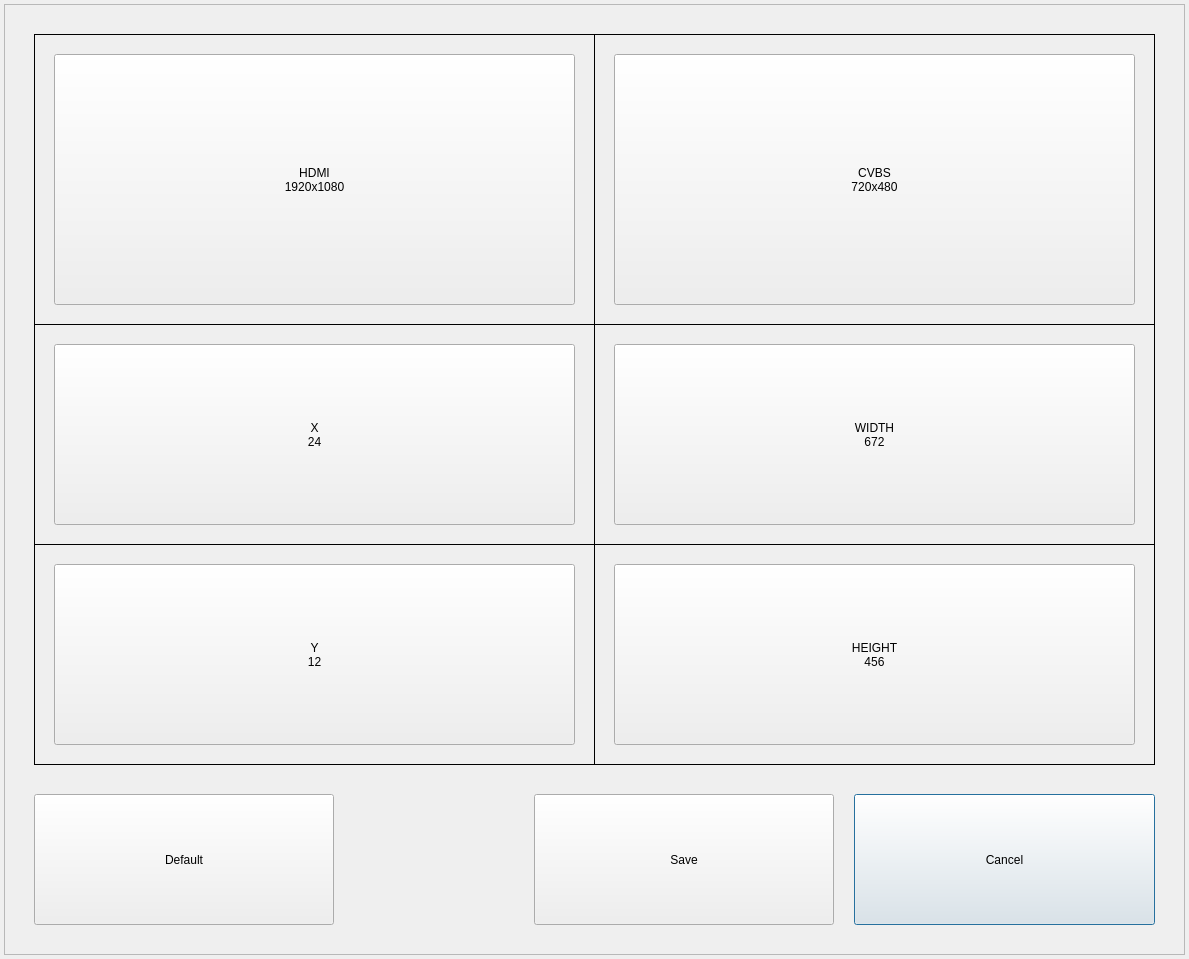
<?xml version="1.0" encoding="UTF-8"?>
<ui version="4.0">
 <class>VideoOutputDialog1080p</class>
 <widget class="QDialog" name="VideoOutputDialog1080p">
  <property name="geometry">
   <rect>
    <x>0</x>
    <y>0</y>
    <width>1189</width>
    <height>959</height>
   </rect>
  </property>
  <property name="windowTitle">
   <string>VIDEO OUTPUT PROPERTY</string>
  </property>
  <widget class="QFrame" name="frame">
   <property name="geometry">
    <rect>
     <x>4</x>
     <y>4</y>
     <width>1181</width>
     <height>951</height>
    </rect>
   </property>
   <property name="frameShape">
    <enum>QFrame::StyledPanel</enum>
   </property>
   <property name="frameShadow">
    <enum>QFrame::Raised</enum>
   </property>
   <widget class="QPushButton" name="buttonClose">
    <property name="geometry">
     <rect>
      <x>850</x>
      <y>790</y>
      <width>301</width>
      <height>131</height>
     </rect>
    </property>
    <property name="text">
     <string>Cancel</string>
    </property>
   </widget>
   <widget class="QPushButton" name="buttonSave">
    <property name="geometry">
     <rect>
      <x>530</x>
      <y>790</y>
      <width>300</width>
      <height>131</height>
     </rect>
    </property>
    <property name="text">
     <string>Save</string>
    </property>
   </widget>
   <widget class="QLabel" name="label">
    <property name="geometry">
     <rect>
      <x>30</x>
      <y>30</y>
      <width>561</width>
      <height>291</height>
     </rect>
    </property>
    <property name="frameShape">
     <enum>QFrame::Box</enum>
    </property>
    <property name="text">
     <string/>
    </property>
   </widget>
   <widget class="QLabel" name="label2">
    <property name="geometry">
     <rect>
      <x>590</x>
      <y>30</y>
      <width>561</width>
      <height>291</height>
     </rect>
    </property>
    <property name="frameShape">
     <enum>QFrame::Box</enum>
    </property>
    <property name="text">
     <string/>
    </property>
   </widget>
   <widget class="QPushButton" name="buttonHdmi">
    <property name="geometry">
     <rect>
      <x>50</x>
      <y>50</y>
      <width>521</width>
      <height>251</height>
     </rect>
    </property>
    <property name="minimumSize">
     <size>
      <width>0</width>
      <height>0</height>
     </size>
    </property>
    <property name="text">
     <string>HDMI
1920x1080</string>
    </property>
   </widget>
   <widget class="QPushButton" name="buttonCvbs">
    <property name="geometry">
     <rect>
      <x>610</x>
      <y>50</y>
      <width>521</width>
      <height>251</height>
     </rect>
    </property>
    <property name="minimumSize">
     <size>
      <width>0</width>
      <height>0</height>
     </size>
    </property>
    <property name="text">
     <string>CVBS
720x480</string>
    </property>
   </widget>
   <widget class="QLabel" name="label3">
    <property name="geometry">
     <rect>
      <x>30</x>
      <y>320</y>
      <width>561</width>
      <height>221</height>
     </rect>
    </property>
    <property name="frameShape">
     <enum>QFrame::Box</enum>
    </property>
    <property name="text">
     <string/>
    </property>
   </widget>
   <widget class="QLabel" name="label4">
    <property name="geometry">
     <rect>
      <x>590</x>
      <y>320</y>
      <width>561</width>
      <height>221</height>
     </rect>
    </property>
    <property name="frameShape">
     <enum>QFrame::Box</enum>
    </property>
    <property name="text">
     <string/>
    </property>
   </widget>
   <widget class="QLabel" name="label5">
    <property name="geometry">
     <rect>
      <x>30</x>
      <y>540</y>
      <width>561</width>
      <height>221</height>
     </rect>
    </property>
    <property name="frameShape">
     <enum>QFrame::Box</enum>
    </property>
    <property name="text">
     <string/>
    </property>
   </widget>
   <widget class="QLabel" name="label6">
    <property name="geometry">
     <rect>
      <x>590</x>
      <y>540</y>
      <width>561</width>
      <height>221</height>
     </rect>
    </property>
    <property name="frameShape">
     <enum>QFrame::Box</enum>
    </property>
    <property name="text">
     <string/>
    </property>
   </widget>
   <widget class="QPushButton" name="button_cvbs_x">
    <property name="geometry">
     <rect>
      <x>50</x>
      <y>340</y>
      <width>521</width>
      <height>181</height>
     </rect>
    </property>
    <property name="sizePolicy">
     <sizepolicy hsizetype="Minimum" vsizetype="Minimum">
      <horstretch>0</horstretch>
      <verstretch>0</verstretch>
     </sizepolicy>
    </property>
    <property name="minimumSize">
     <size>
      <width>0</width>
      <height>110</height>
     </size>
    </property>
    <property name="text">
     <string>X
24</string>
    </property>
   </widget>
   <widget class="QPushButton" name="button_cvbs_y">
    <property name="geometry">
     <rect>
      <x>50</x>
      <y>560</y>
      <width>521</width>
      <height>181</height>
     </rect>
    </property>
    <property name="sizePolicy">
     <sizepolicy hsizetype="Minimum" vsizetype="Minimum">
      <horstretch>0</horstretch>
      <verstretch>0</verstretch>
     </sizepolicy>
    </property>
    <property name="minimumSize">
     <size>
      <width>0</width>
      <height>110</height>
     </size>
    </property>
    <property name="text">
     <string>Y
12</string>
    </property>
   </widget>
   <widget class="QPushButton" name="button_cvbs_width">
    <property name="geometry">
     <rect>
      <x>610</x>
      <y>340</y>
      <width>521</width>
      <height>181</height>
     </rect>
    </property>
    <property name="sizePolicy">
     <sizepolicy hsizetype="Minimum" vsizetype="Minimum">
      <horstretch>0</horstretch>
      <verstretch>0</verstretch>
     </sizepolicy>
    </property>
    <property name="minimumSize">
     <size>
      <width>0</width>
      <height>110</height>
     </size>
    </property>
    <property name="text">
     <string>WIDTH
672</string>
    </property>
   </widget>
   <widget class="QPushButton" name="button_cvbs_height">
    <property name="geometry">
     <rect>
      <x>610</x>
      <y>560</y>
      <width>521</width>
      <height>181</height>
     </rect>
    </property>
    <property name="sizePolicy">
     <sizepolicy hsizetype="Minimum" vsizetype="Minimum">
      <horstretch>0</horstretch>
      <verstretch>0</verstretch>
     </sizepolicy>
    </property>
    <property name="minimumSize">
     <size>
      <width>0</width>
      <height>110</height>
     </size>
    </property>
    <property name="text">
     <string>HEIGHT
456</string>
    </property>
   </widget>
   <widget class="QPushButton" name="buttonDefault">
    <property name="geometry">
     <rect>
      <x>30</x>
      <y>790</y>
      <width>300</width>
      <height>131</height>
     </rect>
    </property>
    <property name="text">
     <string>Default</string>
    </property>
   </widget>
  </widget>
 </widget>
 <layoutdefault spacing="6" margin="11"/>
 <resources/>
 <connections/>
</ui>
